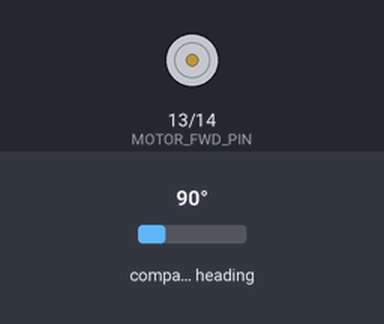
Simulated run of this program. Board: ESP32. Shown: motor-driver pin pairs drawn as motors (green arrow = first pin HIGH = forward, orange = second pin HIGH = backward, longer = more drive). Inputs (shaded band) come from the test bench; at power-on: compass heading 90°. What the program prints to the serial monitor is not drawn.

Above: at 1.2 s.
1.3 s: compass heading set to 7°
At 2.3 s:
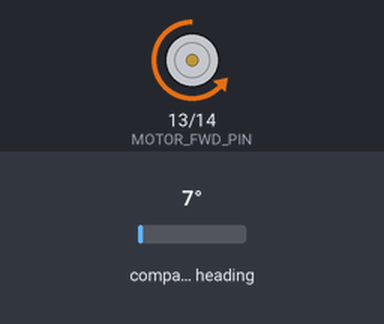
2.8 s: compass heading set to 180°
At 3.4 s:
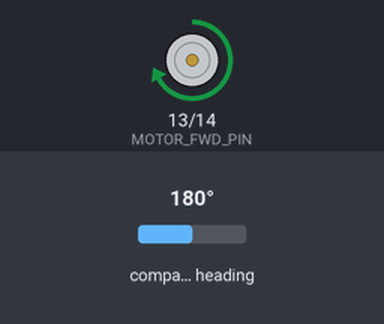
4.3 s: compass heading set to 267°
At 4.6 s:
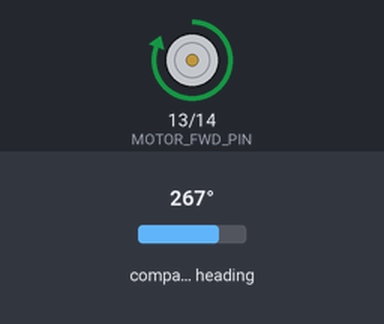
5.8 s: compass heading set to 274°
At 6.9 s:
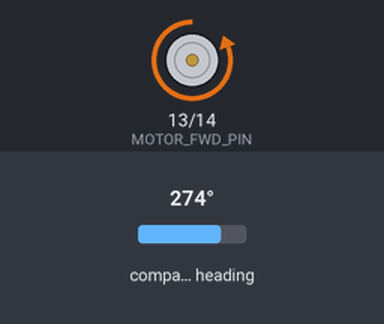
8.8 s: compass heading set to 269°
At 9.2 s:
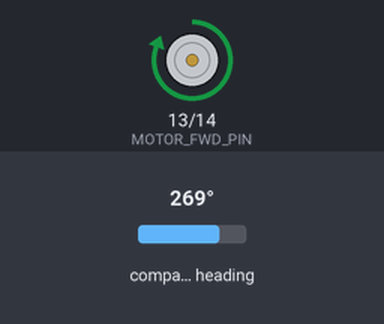
Timing chart, 0 to 11.3 s (numbered marks = the images above; inputs shaded):
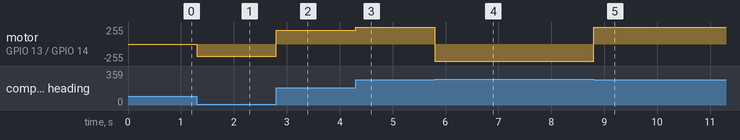

Measured:
- the behaviour switches between 270 and 271° on compass heading (found by bisection; images 3 and 4)
- after the input at 1.3 s, motor on GPIO 13 (MOTOR_FWD_PIN) / GPIO 14 (MOTOR_BWD_PIN): stopped → backward 187/255 at once
- after the input at 2.8 s, motor on GPIO 13 (MOTOR_FWD_PIN) / GPIO 14 (MOTOR_BWD_PIN): backward 187/255 → forward 203/255 at once
- after the input at 4.3 s, motor on GPIO 13 (MOTOR_FWD_PIN) / GPIO 14 (MOTOR_BWD_PIN): forward 203/255 → forward 255/255 at once
- after the input at 5.8 s, motor on GPIO 13 (MOTOR_FWD_PIN) / GPIO 14 (MOTOR_BWD_PIN): forward 255/255 → backward 255/255 at once
- after the input at 8.8 s, motor on GPIO 13 (MOTOR_FWD_PIN) / GPIO 14 (MOTOR_BWD_PIN): backward 255/255 → forward 255/255 at once

The program:

main.cpp
```cpp
#include <Arduino.h>
#include <WiFi.h>
#include <esp_wifi.h>
#include <esp_now.h>
#include <Wire.h>
#include <Adafruit_BusIO_Register.h>
#include <Adafruit_Sensor.h>
#include <Arduino.h>
#include <Wire.h>
#include <WiFi.h>
#include <esp_now.h>
#include <AS5600.h>                // Rob Tillaart’s AS5600 library

// -------------------- Pin Configuration --------------------
const int POWER_PIN     = 12;      // holds the driver 3.3 V rail high
const int MOTOR_FWD_PIN = 13;      // up
const int MOTOR_BWD_PIN = 14;      // down

// -------------------- Wiring Direction --------------------
bool reverseMotor = true;          // set true if your wiring inverts up/down

// -------------------- PWM Scaling --------------------
const int ACTIVE_PWM = 255;        // 8-bit LEDC

// -------------------- Incoming Commands --------------------
int upCmd   = 0;                   // 0–100%
int downCmd = 0;

// -------------------- AS5600 Encoder --------------------
AS5600 encoder;                    // uses default &Wire :contentReference[oaicite:1]{index=1}

// -------------------- Hold-position P-only in raw counts --------------------
bool     holdActive = false;
uint16_t holdTarget = 0;           // 0–4095 counts
const float Kp_counts = 0.2;       // PWM units per count — tune as needed
const int   DEAD_BAND  = 5;        // counts (~0.4°) dead-zone

// ------------------------------------------------------------------
// Parse “u=…;d=…;” semicolon-delimited lines
// ------------------------------------------------------------------
void parseKeyValueLine(char* line) {
  for (char* token = strtok(line, ";"); token; token = strtok(nullptr, ";")) {
    char* eq = strchr(token, '=');
    if (!eq) continue;
    *eq = '\0';
    int val = atoi(eq + 1);
    if (strcmp(token, "u") == 0)      upCmd   = val;
    else if (strcmp(token, "d") == 0) downCmd = val;
  }
  Serial.printf("Commands ⇒ up=%d  down=%d\n", upCmd, downCmd);
}

void onDataRecv(const uint8_t*, const uint8_t* data, int len) {
  if (len <= 0) return;
  char buf[128];
  int L = min(len, (int)sizeof(buf) - 1);
  memcpy(buf, data, L);
  buf[L] = '\0';
  parseKeyValueLine(buf);
}

// ------------------------------------------------------------------
// Map up/down % → PWM & direction
// ------------------------------------------------------------------
void setMotor(int upPct, int dnPct, bool rev) {
  int u = upPct, d = dnPct;
  if (rev) { int t = u; u = d; d = t; }  // manual swap
  int fwd = (u > 0 && d == 0) ? map(u,0,100,0,ACTIVE_PWM) : 0;
  int bwd = (d > 0 && u == 0) ? map(d,0,100,0,ACTIVE_PWM) : 0;
  ledcWrite(0, fwd);
  ledcWrite(1, bwd);
}

// ------------------------------------------------------------------
// PWM & pin setup
// ------------------------------------------------------------------
void setupMotors() {
  pinMode(POWER_PIN,     OUTPUT);  digitalWrite(POWER_PIN, HIGH);
  pinMode(MOTOR_FWD_PIN, OUTPUT);
  pinMode(MOTOR_BWD_PIN, OUTPUT);
  ledcSetup(0, 5000, 8);  ledcAttachPin(MOTOR_FWD_PIN, 0);
  ledcSetup(1, 5000, 8);  ledcAttachPin(MOTOR_BWD_PIN, 1);
  ledcWrite(0,0);
  ledcWrite(1,0);
}

void setup() {
  Serial.begin(115200);
  Wire.begin();               // I²C before sensor init
  setupMotors();

  // init AS5600
  if (!encoder.begin()) {     // returns false if no device at 0x36 :contentReference[oaicite:2]{index=2}
    Serial.println("ERROR: AS5600 not found!");
    while (1) delay(10);
  }

  // grab initial hold target
  holdTarget = encoder.readAngle();  // 0–4095 counts :contentReference[oaicite:3]{index=3}

  // ESP-NOW receive setup
  WiFi.mode(WIFI_STA);
  WiFi.disconnect();
  if (esp_now_init() != ESP_OK) {
    Serial.println("ESP-NOW init failed");
  }
  esp_now_register_recv_cb(onDataRecv);

  Serial.printf("Ready. MAC=%s\n", WiFi.macAddress().c_str());
}

void loop() {
  uint16_t current = encoder.readAngle();  // 0–4095 counts :contentReference[oaicite:4]{index=4}

  // Open-loop while commanding motion
  if (upCmd > 0 || downCmd > 0) {
    holdActive = false;
    setMotor(upCmd, downCmd, reverseMotor);
    holdTarget = current;  // reset hold target
  }
  else {
    // Closed-loop “hold” in raw counts
    if (!holdActive) {
      holdActive = true;
      holdTarget  = current;
      Serial.printf("Holding at %u counts\n", holdTarget);
    }

    // Compute shortest-path error around the 0–4095 wrap
    int32_t error = int32_t(holdTarget) - int32_t(current);
    if (error > 2048)   error -= 4096;
    if (error < -2048)  error += 4096;

    if (abs(error) > DEAD_BAND) {
      float corr = Kp_counts * error;            // PWM units
      int pct = constrain(int(abs(corr)), 0, ACTIVE_PWM) * 100 / ACTIVE_PWM;
      if (corr > 0)  setMotor(pct, 0, reverseMotor);
      else           setMotor(0, pct, reverseMotor);
    } else {
      setMotor(0, 0, reverseMotor);
    }
  }

  delay(1);
}
```
